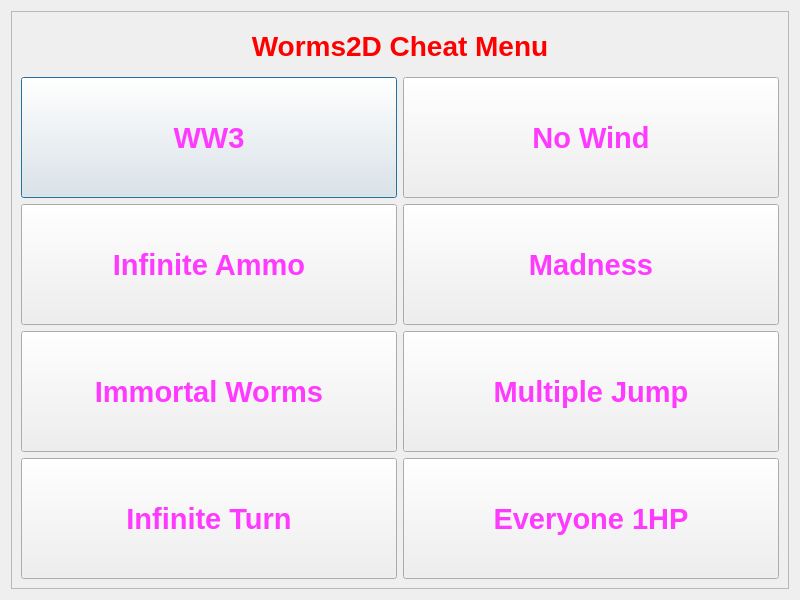
<?xml version="1.0" encoding="UTF-8"?>
<ui version="4.0">
 <class>CheatMenu</class>
 <widget class="QDialog" name="CheatMenu">
  <property name="geometry">
   <rect>
    <x>0</x>
    <y>0</y>
    <width>800</width>
    <height>600</height>
   </rect>
  </property>
  <property name="windowTitle">
   <string>CheatMenu</string>
  </property>
  <layout class="QVBoxLayout" name="verticalLayout_2">
   <item>
    <widget class="QFrame" name="cheatFrame">
     <property name="styleSheet">
      <string notr="true">border-image: url(:/cheat/cheatBackground.png);</string>
     </property>
     <property name="frameShape">
      <enum>QFrame::StyledPanel</enum>
     </property>
     <property name="frameShadow">
      <enum>QFrame::Raised</enum>
     </property>
     <layout class="QVBoxLayout" name="verticalLayout" stretch="1,10">
      <item>
       <widget class="QLabel" name="cheatTitle_2">
        <property name="font">
         <font>
          <pointsize>21</pointsize>
          <bold>true</bold>
         </font>
        </property>
        <property name="styleSheet">
         <string notr="true">border-image: none; color: red;</string>
        </property>
        <property name="text">
         <string>Worms2D Cheat Menu</string>
        </property>
        <property name="alignment">
         <set>Qt::AlignCenter</set>
        </property>
       </widget>
      </item>
      <item>
       <layout class="QVBoxLayout" name="verticalLayout_3">
        <item>
         <layout class="QHBoxLayout" name="horizontalLayout_5">
          <item>
           <widget class="QPushButton" name="ww3Button">
            <property name="sizePolicy">
             <sizepolicy hsizetype="Minimum" vsizetype="Expanding">
              <horstretch>0</horstretch>
              <verstretch>0</verstretch>
             </sizepolicy>
            </property>
            <property name="font">
             <font>
              <pointsize>22</pointsize>
              <bold>true</bold>
             </font>
            </property>
            <property name="styleSheet">
             <string notr="true">border-image: url(:/cheat/buttonBorder.png);
color: rgb(255, 58, 255)</string>
            </property>
            <property name="text">
             <string>WW3</string>
            </property>
           </widget>
          </item>
          <item>
           <widget class="QPushButton" name="noWindButton">
            <property name="sizePolicy">
             <sizepolicy hsizetype="Minimum" vsizetype="Expanding">
              <horstretch>0</horstretch>
              <verstretch>0</verstretch>
             </sizepolicy>
            </property>
            <property name="font">
             <font>
              <pointsize>22</pointsize>
              <bold>true</bold>
             </font>
            </property>
            <property name="styleSheet">
             <string notr="true">border-image: url(:/cheat/buttonBorder.png);
color: rgb(255, 58, 255)</string>
            </property>
            <property name="text">
             <string>No Wind</string>
            </property>
           </widget>
          </item>
         </layout>
        </item>
        <item>
         <layout class="QHBoxLayout" name="horizontalLayout_6">
          <item>
           <widget class="QPushButton" name="infiniteAmmoButton">
            <property name="sizePolicy">
             <sizepolicy hsizetype="Minimum" vsizetype="Expanding">
              <horstretch>0</horstretch>
              <verstretch>0</verstretch>
             </sizepolicy>
            </property>
            <property name="font">
             <font>
              <pointsize>22</pointsize>
              <bold>true</bold>
             </font>
            </property>
            <property name="styleSheet">
             <string notr="true">border-image: url(:/cheat/buttonBorder.png);
color: rgb(255, 58, 255)</string>
            </property>
            <property name="text">
             <string>Infinite Ammo</string>
            </property>
           </widget>
          </item>
          <item>
           <widget class="QPushButton" name="madnessButton">
            <property name="sizePolicy">
             <sizepolicy hsizetype="Minimum" vsizetype="Expanding">
              <horstretch>0</horstretch>
              <verstretch>0</verstretch>
             </sizepolicy>
            </property>
            <property name="font">
             <font>
              <pointsize>22</pointsize>
              <bold>true</bold>
             </font>
            </property>
            <property name="styleSheet">
             <string notr="true">border-image: url(:/cheat/buttonBorder.png);
color: rgb(255, 58, 255)</string>
            </property>
            <property name="text">
             <string>Madness</string>
            </property>
           </widget>
          </item>
         </layout>
        </item>
        <item>
         <layout class="QHBoxLayout" name="horizontalLayout_7">
          <item>
           <widget class="QPushButton" name="inmortalWormButton">
            <property name="sizePolicy">
             <sizepolicy hsizetype="Minimum" vsizetype="Expanding">
              <horstretch>0</horstretch>
              <verstretch>0</verstretch>
             </sizepolicy>
            </property>
            <property name="font">
             <font>
              <pointsize>22</pointsize>
              <bold>true</bold>
             </font>
            </property>
            <property name="styleSheet">
             <string notr="true">border-image: url(:/cheat/buttonBorder.png);
color: rgb(255, 58, 255)</string>
            </property>
            <property name="text">
             <string>Immortal Worms</string>
            </property>
           </widget>
          </item>
          <item>
           <widget class="QPushButton" name="multipleJumpButton">
            <property name="sizePolicy">
             <sizepolicy hsizetype="Minimum" vsizetype="Expanding">
              <horstretch>0</horstretch>
              <verstretch>0</verstretch>
             </sizepolicy>
            </property>
            <property name="font">
             <font>
              <pointsize>22</pointsize>
              <bold>true</bold>
             </font>
            </property>
            <property name="styleSheet">
             <string notr="true">border-image: url(:/cheat/buttonBorder.png);
color: rgb(255, 58, 255)</string>
            </property>
            <property name="text">
             <string>Multiple Jump</string>
            </property>
           </widget>
          </item>
         </layout>
        </item>
        <item>
         <layout class="QHBoxLayout" name="horizontalLayout_8">
          <item>
           <widget class="QPushButton" name="infiniteTurnButton">
            <property name="sizePolicy">
             <sizepolicy hsizetype="Minimum" vsizetype="Expanding">
              <horstretch>0</horstretch>
              <verstretch>0</verstretch>
             </sizepolicy>
            </property>
            <property name="font">
             <font>
              <pointsize>22</pointsize>
              <bold>true</bold>
             </font>
            </property>
            <property name="styleSheet">
             <string notr="true">border-image: url(:/cheat/buttonBorder.png);
color: rgb(255, 58, 255)</string>
            </property>
            <property name="text">
             <string>Infinite Turn</string>
            </property>
           </widget>
          </item>
          <item>
           <widget class="QPushButton" name="everyone1HPButton">
            <property name="sizePolicy">
             <sizepolicy hsizetype="Minimum" vsizetype="Expanding">
              <horstretch>0</horstretch>
              <verstretch>0</verstretch>
             </sizepolicy>
            </property>
            <property name="font">
             <font>
              <pointsize>22</pointsize>
              <bold>true</bold>
             </font>
            </property>
            <property name="styleSheet">
             <string notr="true">border-image: url(:/cheat/buttonBorder.png);
color: rgb(255, 58, 255)</string>
            </property>
            <property name="text">
             <string>Everyone 1HP</string>
            </property>
           </widget>
          </item>
         </layout>
        </item>
       </layout>
      </item>
     </layout>
    </widget>
   </item>
  </layout>
 </widget>
 <resources/>
 <connections/>
</ui>
